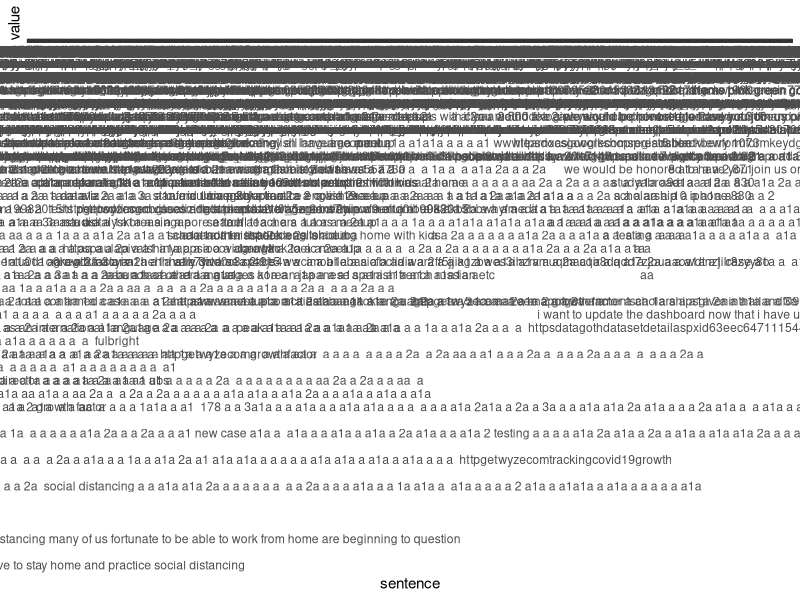

Generate this figure with R:
library(tidyverse)

# load data
df <- read_csv("sent_sentiment.csv")       # 3194
df2 <- read_csv('sent_sentiment_2.csv')    # 12776

# create row column for df
df1 <- df %>%
    mutate(row = row_number())

# long-to-wide for df2
# note: create a unique identifier for each label then use pivot_wider
# source: https://stackoverflow.com/questions/58837773/pivot-wider-issue-values-in-values-from-are-not-uniquely-identified-output-w

df3 <- df2 %>%
    group_by(label) %>%
    mutate(row = row_number()) %>%
    pivot_wider(names_from = label, values_from = values) %>%
    left_join(df1, by = 'row') %>%
    select(row, sentence, neg:compound, numbers) 

# df3 Overall summary 
# neg 96.561
# neu 2526.149
# pos 568.288

df3 %>%
    select(sentence:pos) %>%
    pivot_longer(cols = neg:pos, names_to = 'polarity', values_to = 'value') %>%
    ggplot(aes(x = sentence, y = value, fill=polarity)) +
    geom_area()
    

